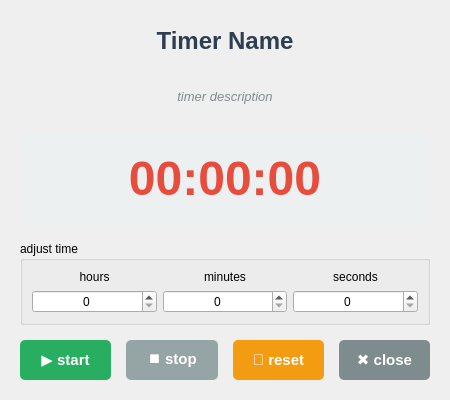
<?xml version="1.0" encoding="UTF-8"?>
<ui version="4.0">
 <class>TimerDialog</class>
 <widget class="QDialog" name="TimerDialog">
  <property name="geometry">
   <rect>
    <x>0</x>
    <y>0</y>
    <width>450</width>
    <height>400</height>
   </rect>
  </property>
  <property name="windowTitle">
   <string>Timer</string>
  </property>
  <layout class="QVBoxLayout" name="verticalLayout">
   <property name="spacing">
    <number>15</number>
   </property>
   <property name="leftMargin">
    <number>20</number>
   </property>
   <property name="topMargin">
    <number>20</number>
   </property>
   <property name="rightMargin">
    <number>20</number>
   </property>
   <property name="bottomMargin">
    <number>20</number>
   </property>
   <item>
    <widget class="QLabel" name="titleLabel">
     <property name="font">
      <font>
       <pointsize>18</pointsize>
       <bold>true</bold>
      </font>
     </property>
     <property name="styleSheet">
      <string notr="true">color: #2c3e50;</string>
     </property>
     <property name="text">
      <string>Timer Name</string>
     </property>
     <property name="alignment">
      <set>Qt::AlignmentFlag::AlignCenter</set>
     </property>
    </widget>
   </item>
   <item>
    <widget class="QLabel" name="descriptionLabel">
     <property name="font">
      <font>
       <pointsize>10</pointsize>
       <italic>true</italic>
      </font>
     </property>
     <property name="styleSheet">
      <string notr="true">color: #7f8c8d;</string>
     </property>
     <property name="text">
      <string>timer description</string>
     </property>
     <property name="alignment">
      <set>Qt::AlignmentFlag::AlignCenter</set>
     </property>
     <property name="wordWrap">
      <bool>true</bool>
     </property>
    </widget>
   </item>
   <item>
    <widget class="QLabel" name="timeDisplayLabel">
     <property name="font">
      <font>
       <pointsize>36</pointsize>
       <bold>true</bold>
      </font>
     </property>
     <property name="styleSheet">
      <string notr="true">color: #e74c3c; background-color: #ecf0f1; border-radius: 10px; padding: 20px;</string>
     </property>
     <property name="text">
      <string>00:00:00</string>
     </property>
     <property name="alignment">
      <set>Qt::AlignmentFlag::AlignCenter</set>
     </property>
    </widget>
   </item>
   <item>
    <widget class="QGroupBox" name="timeGroupBox">
     <property name="title">
      <string>adjust time</string>
     </property>
     <layout class="QHBoxLayout" name="timeLayout">
      <item>
       <layout class="QVBoxLayout" name="hoursLayout">
        <item>
         <widget class="QLabel" name="hoursLabel">
          <property name="text">
           <string>hours</string>
          </property>
          <property name="alignment">
           <set>Qt::AlignmentFlag::AlignCenter</set>
          </property>
         </widget>
        </item>
        <item>
         <widget class="QSpinBox" name="hoursSpinBox">
          <property name="alignment">
           <set>Qt::AlignmentFlag::AlignCenter</set>
          </property>
          <property name="maximum">
           <number>23</number>
          </property>
         </widget>
        </item>
       </layout>
      </item>
      <item>
       <layout class="QVBoxLayout" name="minutesLayout">
        <item>
         <widget class="QLabel" name="minutesLabel">
          <property name="text">
           <string>minutes</string>
          </property>
          <property name="alignment">
           <set>Qt::AlignmentFlag::AlignCenter</set>
          </property>
         </widget>
        </item>
        <item>
         <widget class="QSpinBox" name="minutesSpinBox">
          <property name="alignment">
           <set>Qt::AlignmentFlag::AlignCenter</set>
          </property>
          <property name="maximum">
           <number>59</number>
          </property>
         </widget>
        </item>
       </layout>
      </item>
      <item>
       <layout class="QVBoxLayout" name="secondsLayout">
        <item>
         <widget class="QLabel" name="secondsLabel">
          <property name="text">
           <string>seconds</string>
          </property>
          <property name="alignment">
           <set>Qt::AlignmentFlag::AlignCenter</set>
          </property>
         </widget>
        </item>
        <item>
         <widget class="QSpinBox" name="secondsSpinBox">
          <property name="alignment">
           <set>Qt::AlignmentFlag::AlignCenter</set>
          </property>
          <property name="maximum">
           <number>59</number>
          </property>
         </widget>
        </item>
       </layout>
      </item>
     </layout>
    </widget>
   </item>
   <item>
    <layout class="QHBoxLayout" name="buttonLayout">
     <item>
      <widget class="QPushButton" name="startButton">
       <property name="minimumSize">
        <size>
         <width>0</width>
         <height>40</height>
        </size>
       </property>
       <property name="font">
        <font>
         <pointsize>11</pointsize>
         <bold>true</bold>
        </font>
       </property>
       <property name="styleSheet">
        <string notr="true">QPushButton {
    background-color: #27ae60;
    color: white;
    border: none;
    border-radius: 5px;
}
QPushButton:hover {
    background-color: #229954;
}
QPushButton:disabled {
    background-color: #95a5a6;
}</string>
       </property>
       <property name="text">
        <string>▶ start</string>
       </property>
      </widget>
     </item>
     <item>
      <widget class="QPushButton" name="stopButton">
       <property name="enabled">
        <bool>false</bool>
       </property>
       <property name="minimumSize">
        <size>
         <width>0</width>
         <height>40</height>
        </size>
       </property>
       <property name="font">
        <font>
         <pointsize>11</pointsize>
         <bold>true</bold>
        </font>
       </property>
       <property name="styleSheet">
        <string notr="true">QPushButton {
    background-color: #e74c3c;
    color: white;
    border: none;
    border-radius: 5px;
}
QPushButton:hover {
    background-color: #c0392b;
}
QPushButton:disabled {
    background-color: #95a5a6;
}</string>
       </property>
       <property name="text">
        <string>⏹ stop</string>
       </property>
      </widget>
     </item>
     <item>
      <widget class="QPushButton" name="resetButton">
       <property name="minimumSize">
        <size>
         <width>0</width>
         <height>40</height>
        </size>
       </property>
       <property name="font">
        <font>
         <pointsize>11</pointsize>
         <bold>true</bold>
        </font>
       </property>
       <property name="styleSheet">
        <string notr="true">QPushButton {
    background-color: #f39c12;
    color: white;
    border: none;
    border-radius: 5px;
}
QPushButton:hover {
    background-color: #e67e22;
}</string>
       </property>
       <property name="text">
        <string>🔄 reset</string>
       </property>
      </widget>
     </item>
     <item>
      <widget class="QPushButton" name="closeButton">
       <property name="minimumSize">
        <size>
         <width>0</width>
         <height>40</height>
        </size>
       </property>
       <property name="font">
        <font>
         <pointsize>11</pointsize>
         <bold>true</bold>
        </font>
       </property>
       <property name="styleSheet">
        <string notr="true">QPushButton {
    background-color: #7f8c8d;
    color: white;
    border: none;
    border-radius: 5px;
}
QPushButton:hover {
    background-color: #95a5a6;
}</string>
       </property>
       <property name="text">
        <string>✖ close</string>
       </property>
      </widget>
     </item>
    </layout>
   </item>
  </layout>
 </widget>
 <resources/>
 <connections/>
</ui>
